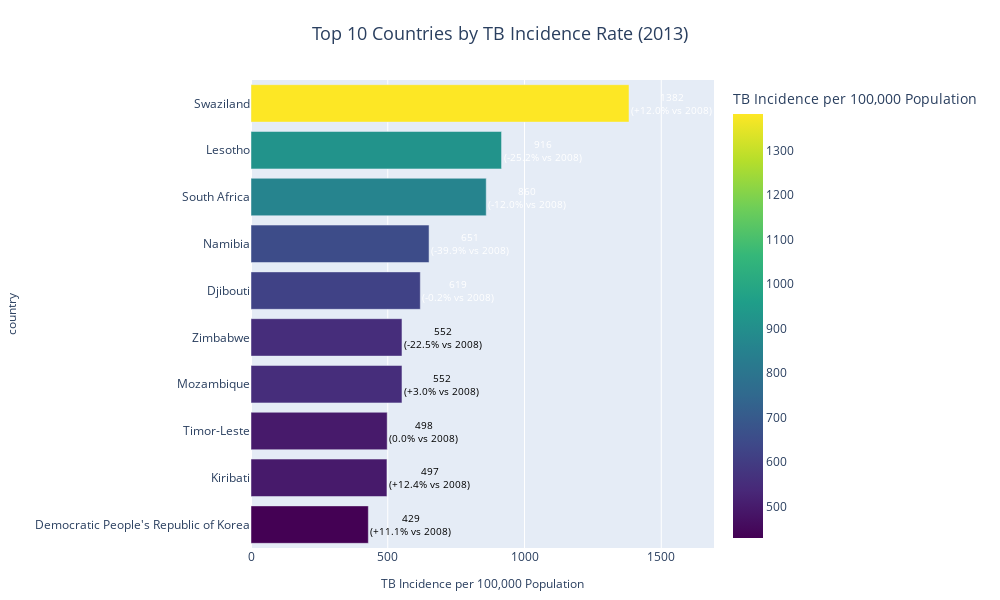

Notebook code cell kept with this figure:
### Markdown cell above
### Global TB Incidence Distribution

The choropleth map reveals stark geographical disparities in TB burden, with Sub-Saharan Africa and parts of Asia showing the highest incidence rates. This visualization enables immediate identification of priority regions requiring intensive intervention strategies.

### Code cell
def create_top10_bar_chart(df: pd.DataFrame, year: int = None) -> go.Figure:
    """
    Create horizontal bar chart of top 10 countries by TB incidence rate
    """
    if year is None:
        year = df['year'].max()
    
    # Filter and prepare data
    df_year = df[df['year'] == year].copy()
    df_year = df_year.dropna(subset=['incidence_per100k', 'country'])
    
    # Get top 10 countries
    top10 = df_year.nlargest(10, 'incidence_per100k')
    
    # Calculate 5-year change if available
    year_5_ago = year - 5
    if year_5_ago in df['year'].values:
        df_5_ago = df[df['year'] == year_5_ago][['country', 'incidence_per100k']]
        df_5_ago = df_5_ago.rename(columns={'incidence_per100k': 'incidence_5_ago'})
        top10 = top10.merge(df_5_ago, on='country', how='left')
        top10['pct_change_5yr'] = ((top10['incidence_per100k'] - top10['incidence_5_ago']) / 
                                  top10['incidence_5_ago'] * 100)
    else:
        top10['pct_change_5yr'] = np.nan
    
    # Create horizontal bar chart using matplotlib as backup
    fig_mpl, ax = plt.subplots(figsize=(12, 8))
    
    # Sort data for plotting
    top10_sorted = top10.sort_values('incidence_per100k')
    
    # Create bar plot
    bars = ax.barh(range(len(top10_sorted)), top10_sorted['incidence_per100k'], 
                   color=plt.cm.viridis(np.linspace(0, 1, len(top10_sorted))))
    
    # Customize plot
    ax.set_yticks(range(len(top10_sorted)))
    ax.set_yticklabels(top10_sorted['country'])
    ax.set_xlabel('TB Incidence per 100,000 Population', fontsize=12)
    ax.set_title(f'Top 10 Countries by TB Incidence Rate ({year})', fontsize=16, pad=20)
    
    # Add value labels on bars
    for i, (idx, row) in enumerate(top10_sorted.iterrows()):
        value = row['incidence_per100k']
        ax.text(value + max(top10_sorted['incidence_per100k'])*0.01, i, 
                f'{value:.0f}', va='center', ha='left', fontsize=10)
    
    plt.tight_layout()
    plt.savefig(f'../figures/top10_incidence_per100k_{year}.png', dpi=300, bbox_inches='tight')
    plt.close()
    
    # Also create Plotly version for interactive display
    fig = px.bar(
        top10.sort_values('incidence_per100k'),
        x='incidence_per100k',
        y='country',
        orientation='h',
        color='incidence_per100k',
        color_continuous_scale='Viridis',
        title=f'Top 10 Countries by TB Incidence Rate ({year})',
        labels={'incidence_per100k': 'TB Incidence per 100,000 Population'}
    )
    
    # Add annotations for values and 5-year change
    for i, (_, row) in enumerate(top10.sort_values('incidence_per100k').iterrows()):
        annotation_text = f"{row['incidence_per100k']:.0f}"
        if not np.isnan(row.get('pct_change_5yr', np.nan)):
            change_sign = "+" if row['pct_change_5yr'] > 0 else ""
            annotation_text += f"<br>({change_sign}{row['pct_change_5yr']:.1f}% vs {year_5_ago})"
        
        fig.add_annotation(
            x=row['incidence_per100k'],
            y=i,
            text=annotation_text,
            showarrow=False,
            xanchor='left',
            font=dict(size=10, color='white' if row['incidence_per100k'] > top10['incidence_per100k'].median() else 'black')
        )
    
    fig.update_layout(
        title_font_size=18,
        title_x=0.5,
        xaxis_title_font_size=12,
        yaxis_title_font_size=12,
        showlegend=False,
        width=1000,
        height=600,
        margin=dict(l=150, r=50, t=80, b=50)
    )
    
    # Try to save plotly version, fallback to HTML
    try:
        fig.write_image(f'../figures/top10_incidence_per100k_{year}_plotly.png', scale=3)
        print(f"✓ Saved matplotlib version: figures/top10_incidence_per100k_{year}.png")
        print(f"✓ Saved plotly version: figures/top10_incidence_per100k_{year}_plotly.png")
    except:
        fig.write_html(f'../figures/top10_incidence_per100k_{year}_plotly.html')
        print(f"✓ Saved matplotlib version: figures/top10_incidence_per100k_{year}.png")
        print(f"⚠ Saved plotly as HTML: figures/top10_incidence_per100k_{year}_plotly.html")
    
    return fig

# Create and display top 10 bar chart
fig2 = create_top10_bar_chart(df_clean, latest_year)
fig2.show()

### Figure 1 — Plotly figure (JSON) as saved in the notebook; plotly's stock layout.template omitted (floating-point values rounded to 4 significant figures)
{"data": [{"hovertemplate": "TB Incidence per 100,000 Population=%{marker.color}<br>country=%{y}<extra></extra>", "legendgroup": "", "marker": {"color": [429.0, 497.0, 498.0, 552.0, 552.0, 619.0, 651.0, 860.0, 916.0, 1382.0], "coloraxis": "coloraxis", "pattern": {"shape": ""}}, "name": "", "orientation": "h", "showlegend": false, "textposition": "auto", "type": "bar", "x": [429.0, 497.0, 498.0, 552.0, 552.0, 619.0, 651.0, 860.0, 916.0, 1382.0], "xaxis": "x", "y": ["Democratic People's Republic of Korea", "Kiribati", "Timor-Leste", "Mozambique", "Zimbabwe", "Djibouti", "Namibia", "South Africa", "Lesotho", "Swaziland"], "yaxis": "y"}], "layout": {"annotations": [{"font": {"color": "black", "size": 10}, "showarrow": false, "text": "429<br>(+11.1% vs 2008)", "x": 429, "xanchor": "left", "y": 0}, {"font": {"color": "black", "size": 10}, "showarrow": false, "text": "497<br>(+12.4% vs 2008)", "x": 497, "xanchor": "left", "y": 1}, {"font": {"color": "black", "size": 10}, "showarrow": false, "text": "498<br>(0.0% vs 2008)", "x": 498, "xanchor": "left", "y": 2}, {"font": {"color": "black", "size": 10}, "showarrow": false, "text": "552<br>(+3.0% vs 2008)", "x": 552, "xanchor": "left", "y": 3}, {"font": {"color": "black", "size": 10}, "showarrow": false, "text": "552<br>(-22.5% vs 2008)", "x": 552, "xanchor": "left", "y": 4}, {"font": {"color": "white", "size": 10}, "showarrow": false, "text": "619<br>(-0.2% vs 2008)", "x": 619, "xanchor": "left", "y": 5}, {"font": {"color": "white", "size": 10}, "showarrow": false, "text": "651<br>(-39.9% vs 2008)", "x": 651, "xanchor": "left", "y": 6}, {"font": {"color": "white", "size": 10}, "showarrow": false, "text": "860<br>(-12.0% vs 2008)", "x": 860, "xanchor": "left", "y": 7}, {"font": {"color": "white", "size": 10}, "showarrow": false, "text": "916<br>(-25.2% vs 2008)", "x": 916, "xanchor": "left", "y": 8}, {"font": {"color": "white", "size": 10}, "showarrow": false, "text": "1382<br>(+12.0% vs 2008)", "x": 1382, "xanchor": "left", "y": 9}], "barmode": "relative", "coloraxis": {"colorbar": {"title": {"text": "TB Incidence per 100,000 Population"}}, "colorscale": [[0, "#440154"], [0.1111, "#482878"], [0.2222, "#3e4989"], [0.3333, "#31688e"], [0.4444, "#26828e"], [0.5556, "#1f9e89"], [0.6667, "#35b779"], [0.7778, "#6ece58"], [0.8889, "#b5de2b"], [1, "#fde725"]]}, "height": 600, "legend": {"tracegroupgap": 0}, "margin": {"b": 50, "l": 150, "r": 50, "t": 80}, "showlegend": false, "title": {"font": {"size": 18}, "text": "Top 10 Countries by TB Incidence Rate (2013)", "x": 0.5}, "width": 1000, "xaxis": {"anchor": "y", "domain": [0, 1], "title": {"font": {"size": 12}, "text": "TB Incidence per 100,000 Population"}}, "yaxis": {"anchor": "x", "domain": [0, 1], "title": {"font": {"size": 12}, "text": "country"}}}}
